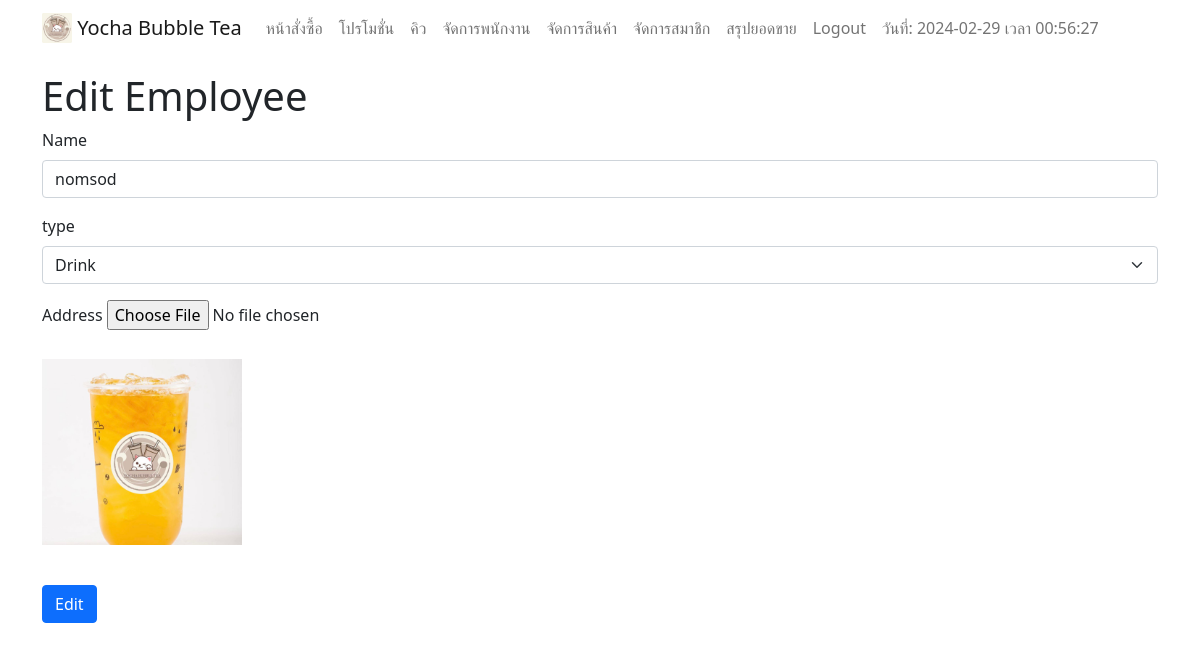
The app's page /owner/edit_product.php?id=10 (signed in) with its own data.
### tables this page shows
CREATE TABLE `product` (
  `pro_id` int(11) NOT NULL,
  `name` varchar(50) NOT NULL,
  `type` varchar(25) NOT NULL,
  `image` varchar(100) NOT NULL
);

### owner/edit_product.php (the view, shortened to what this page needs)
<?php
include("navbar_owner.php");
include ("../connection.php");
$id = $_GET['id'];
$sql = "SELECT * FROM product WHERE pro_id = $id";
$result = $conn->query($sql);
$row = $result->fetch_assoc()
?>
<div class="container">
    <h1>Edit Employee</h1>
    <form action="edit_product_p.php"  method="post" enctype="multipart/form-data">
      <div class="mb-3">
        <label for="name" class="form-label">Name</label>
        <input type="text" class="form-control" id="name" name="name" value="<?php echo $row["name"] ?>">
      </div>
      <div class="mb-3">
        <label for="type" class="form-label">type</label>
        <select class="form-select" id="type" name="type" required>
          <option value="drink" <?php echo ($row['type'] == 'drink') ? 'selected' : ''; ?> >Drink</option>
        </select>
      </div>
      <div class="mb-3">
        <label for="address" class="form-label">Address</label>
        <input type="file" name="fileToUpload" id="fileToUpload"><br><br>
        <img id="imagePreview" src="../assets/img/product/<?php echo $row["image"] ?>" alt="Image Preview" style="max-width: 200px;"><br><br>
      </div>
      <button type="submit" class="btn btn-primary">Edit</button>
    </form>
  </div>

### records on screen
product: name "nomsod", type "Drink", image (picture)
